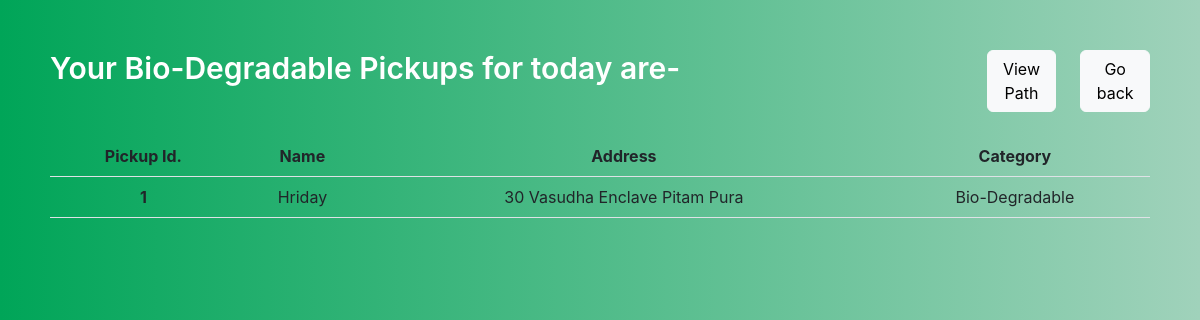
Before: /bio with the older database file.
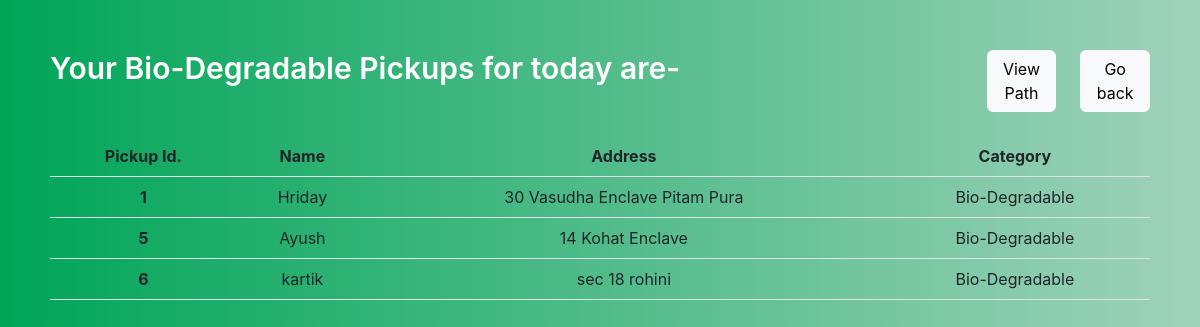
After: the same page with the newer database file.
### app.py (models this page shows, shortened)
class Todo(db.Model):
    id = db.Column(db.Integer, primary_key=True)
    firstname = db.Column(db.String(200), nullable=False)
    address = db.Column(db.String(200))
    category=db.Column(db.String)

### app.py (the view)
@app.route('/bio')
def bio():
    tasks2 = Todo.query.filter_by(category='Bio-Degradable').all()
    return render_template('bio.html',tasks=tasks2)

### templates/bio.html (shortened to what this page needs)
{% extends 'home.html' %}
{% block body %}
<div class="gradient-custom text-center" style="min-height: 30%;">
  <div class="row">
    <div class="col-md-10" style="height:40px;">
      <h1 style="font-size: 30px; margin-top:0px; color:rgb(255, 255, 255); font-weight: 600;float: left;">Your Bio-Degradable Pickups for today are-</h1>
      </div>
    <div class="col-md-1"><button type="submit" class="btn btn-light btn-rounded" style="float:right;">
      <a href="/route"> View Path</a></div>
      <div class="col-md-1"><button type="submit" class="btn btn-light btn-rounded" style="float:right;">
          <a href="/trucker"> Go back</a>
        </button></div>
  </div>
<br>
    <table class="table">
    <tr><th scope="col">Pickup Id.</th>
        <th scope="col">Name</th>
        <th scope="col">Address</th>
        <th scope="col">Category</th>
      </tr>
      {% for task in tasks %}
        <tr>
          <th scope="row">{{task.id}}</th>
          <td>{{task.firstname}}</td>
          <td>{{task.address}}</td>
          <td>{{task.category}}</td>
        </tr>
        {% endfor %}
    </table>
  </div>
{% endblock %}

Changed rows visible on the page:
added Todo: id "5", firstname "Ayush", address "14 Kohat Enclave", category "Bio-Degradable"
added Todo: id "6", firstname "kartik", address "sec 18 rohini", category "Bio-Degradable"
